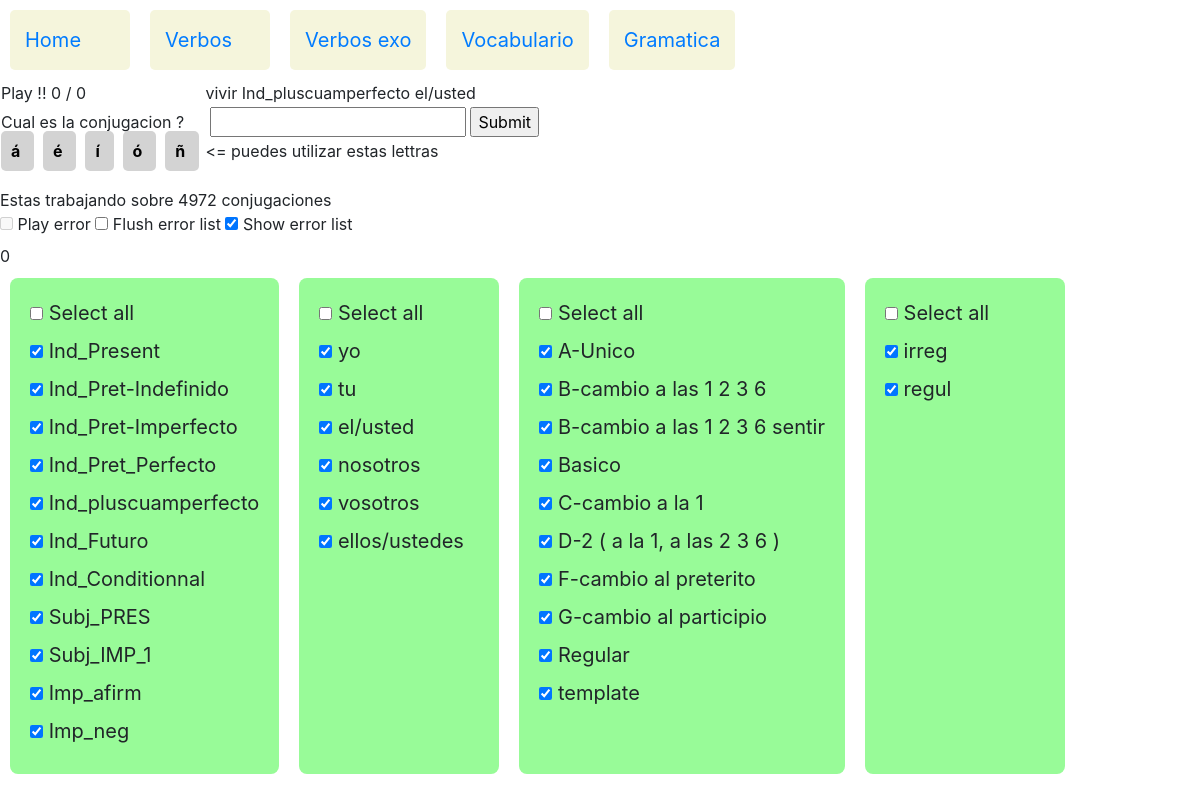
Page /verbos/verbos_exo/1940/1940 on the earlier database version.
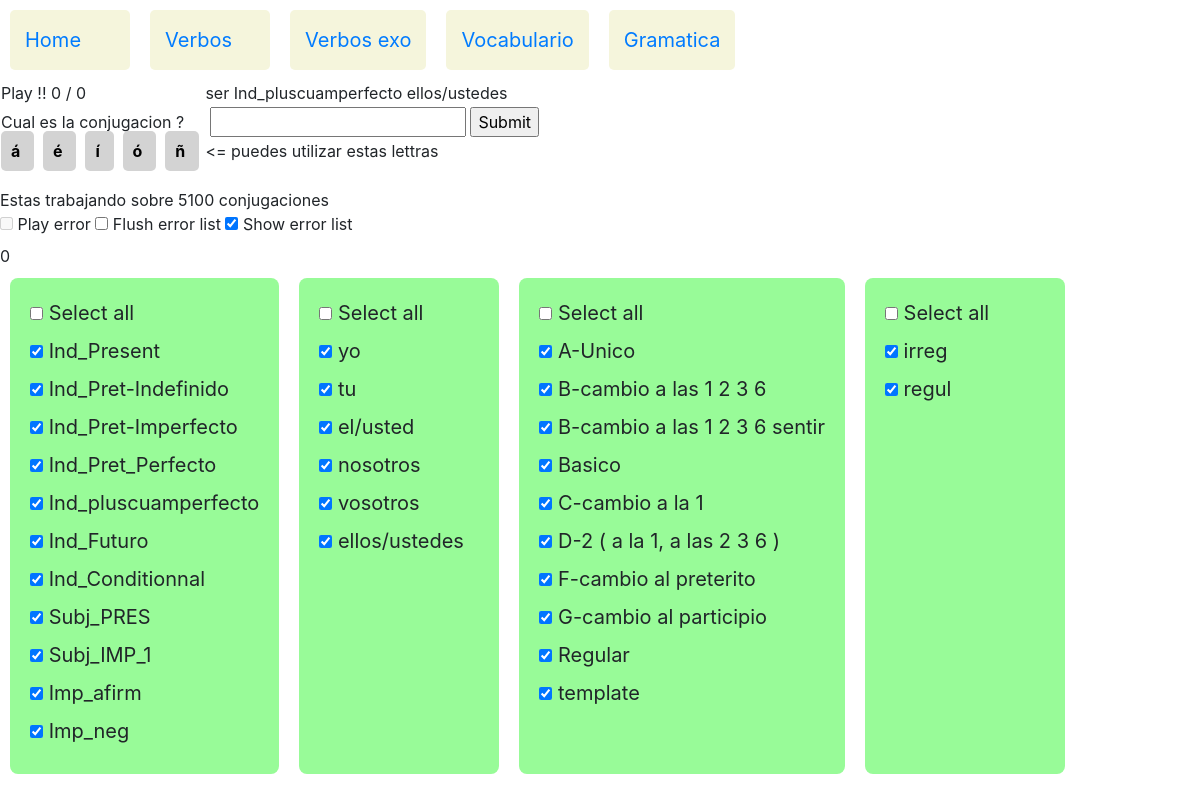
Same page on the later database version.
### verbos/models.py (models this page shows, shortened)
class Conjugacion(models.Model):
    verbo=models.ForeignKey(Verbo,on_delete=models.CASCADE,related_name="conjugacions")
    tiempo=models.ForeignKey(Tiempo,on_delete=models.CASCADE,related_name="tiempo_c")
    pronombre=models.ForeignKey(Pronombre,on_delete=models.CASCADE,related_name="pronombre_c")
    conjugacion=models.CharField(max_length=30)
    level=models.ForeignKey(Level,on_delete=models.CASCADE,related_name="conjugacion")

class Verbo(models.Model):
    verbo = models.CharField(max_length=32)
    tipo=models.ForeignKey(Verbotipo,on_delete=models.SET_NULL,related_name="tipo_v",null=True)
    def __str__(self):
        return self.verbo

class Tiempo(models.Model):
    tiempo=models.CharField(max_length=30)
    tiemposeq=models.IntegerField(null=True)
    def __str__(self):
        return self.tiempo

class Pronombre(models.Model):
    pronombre=models.CharField(max_length=13)
    pronombreseq=models.IntegerField(null=True)
    def __str__(self):
        return self.pronombre

class Verbotipo(models.Model):
    verbotipo = models.CharField(max_length=64,null=True)
    verbotiposeq=models.IntegerField(null=True)
    def __str__(self):
        return self.verbotipo

class Level(models.Model):
    level=models.CharField(max_length=5)
    def __str__(self):
        return self.level

### verbos/views.py (the view, shortened to what this page needs)
# urls.py: path('verbos_exo/<int:mode_id>/<int:conjugacion_id>',views.verbos_exo,name='verbos_exo_run'),
def verbos_exo(request,mode_id,conjugacion_id):
    resuelto = " sabes tus conjugaciones ? "
    trace= "<= puedes utilizar estas lettras"
    tracerep= "  "
    trace_id= "  "
    conjugacion_error_list=[]
    if request.method=="GET":
        Conjugacion_selectadas_count = Conjugacion.objects.count()
        loto_winner=random.randint(0,Conjugacion_selectadas_count-1)
        Conjugacion_selectadas_list=Conjugacion.objects.values_list('pk',flat=True)
        Conjugacion_winner_pk=Conjugacion_selectadas_list[loto_winner]
        print("loto winner = " + str(loto_winner))
        Conjugacion_winner=Conjugacion.objects.get(pk=Conjugacion_winner_pk)
    if request.method=="POST":
        if mode_id==1:
            respuesta= request.POST.getlist('respuesta')
            conjugacion = Conjugacion.objects.get(pk=conjugacion_id)
            trace = str(conjugacion.verbo) + " " + str(conjugacion.tiempo) + " " + str(conjugacion.pronombre) +" = " + str(conjugacion.conjugacion)
            tracerep =  str(respuesta[0])
            trace_id =  str(conjugacion.id)
            if respuesta[0].replace(" ","").lower() == conjugacion.conjugacion.replace(" ",""):
                resuelto="1"
            else:
                resuelto="0"
                conjugacion_error_list.append(conjugacion_id)
        verbotipos_selected= request.POST.getlist('verbotipo')
        pronombres_selected= request.POST.getlist('pronombre')
        tiempos_selected= request.POST.getlist('tiempo')
        levels_selected= request.POST.getlist('level')
        play_mode=request.POST.getlist('play_mode_name')
        print(" play_mode_name = "+ str(play_mode))
        if not (play_mode):
            print("mode run")
            Conjugacion_selectadas=Conjugacion.objects.filter(tiempo__in=tiempos_selected).filter(pronombre__in=pronombres_selected).filter(verbo__in=Verbo.objects.filter(tipo__in=verbotipos_selected)).filter(level__in=levels_selected)
            Conjugacion_selectadas_count =Conjugacion_selectadas.count()
            if Conjugacion_selectadas_count  > 0 :
                loto_winner=random.randint(0,Conjugacion_selectadas_count-1)
                print("loto winner = " + str(loto_winner))
                Conjugacion_selectadas_list=Conjugacion_selectadas.values_list('pk',flat=True)
                Conjugacion_winner_pk=Conjugacion_selectadas_list[loto_winner]
                print("Conjugacion  selectada  pk =" + str(Conjugacion_winner_pk))
                Conjugacion_winner=Conjugacion.objects.get(pk=Conjugacion_winner_pk)
            else:
                pk_winner=conjugacion_id
                Conjugacion_winner_pk=conjugacion_id
                loto_winner=-1
                Conjugacion_winner=Conjugacion.objects.get(pk=conjugacion_id)
                Conjugacion_selectadas_count = 0 # pour transmettre dans le template
        else:
            print("mode error "+ str(play_mode))
            conjugacion_error_list_id=play_mode[0].split(',')
            print("conjugacion error list id = " + str(conjugacion_error_list_id ))
            loto_winner=random.randint(1,len(conjugacion_error_list_id)-1)
            Conjugacion_winner_pk=int(conjugacion_error_list_id[loto_winner])
            print("mode error : loto winner =" + str(loto_winner) + " pk winner =" + str(Conjugacion_winner_pk) )
            Conjugacion_winner=Conjugacion.objects.get(pk=Conjugacion_winner_pk)
            Conjugacion_selectadas_count =len(conjugacion_error_list_id)-1
        tiempos_checked= {}
        pronombres_checked= {}
        verbotipos_checked= {}
        levels_checked= {}
        for tiempo_selected in tiempos_selected :
            tiempos_checked[tiempo_selected]="checked"
        for pronombre_selected in pronombres_selected :
            pronombres_checked[pronombre_selected]="checked"
        for verbotipo_selected in verbotipos_selected :
            verbotipos_checked[verbotipo_selected]="checked"
        for level_selected in levels_selected :
            levels_checked[level_selected]="checked"
    else:
        tiempos_checked={"start":"go"}
        pronombres_checked= {}
        verbotipos_checked= {}
        levels_checked= {}
    verbos = Verbo.objects.all()
    tiempos = Tiempo.objects.all().order_by('tiemposeq')
    pronombres = Pronombre.objects.all().order_by('pronombreseq')
    verbotipos = Verbotipo.objects.all()
    levels = Level.objects.all()
    myset=("tiempos","pronombres","verbotipos")
    jstiempos=jslist(tiempos)
    jspronombres=jslist(pronombres)
    jsverbotipos=jslist(verbotipos)
    jslevels=jslist(levels)
    context= {
            "title" : "Verbos exo",
            "verbos" : verbos,
            "tiempos" : tiempos ,
            "pronombres" : pronombres,
            "levels" : levels,
            "verbotipos" : verbotipos,
            "tiempos_checked": tiempos_checked,
            "verbotipos_checked": verbotipos_checked,
            "pronombres_checked": pronombres_checked,
            "conjugacion_selectada" : Conjugacion_winner,
            "conjugacion_selectada_count" : Conjugacion_selectadas_count,
            "conjugacion_error_list" : conjugacion_error_list,
            "loto_winner" : loto_winner,
            "pk_winner" : Conjugacion_winner_pk,
            "resuelto" : resuelto,
            "trace" : trace,
            "trace_id" : trace_id,
            "mode_id" : mode_id,
            "tracerep" : tracerep,
            "myset" : myset,
            "jstiempos" : jstiempos,
            "jsverbotipos" : jsverbotipos,
            "jslevels": jslevels,
            "jspronombres" : jspronombres
            }
    return render(request,"verbos/verbos_exo.html",context)

### verbos/views.py (called while the page is built)
def jslist(myqueryset):
    jstname=myqueryset.model.__name__
    jstlst=[]
    for item in myqueryset:
        jstlst.append([jstname,item.id])
    return jstlst

### verbos/templates/verbos/verbos_exo.html (shortened to what this page needs)
{% extends 'verbos/layout.html' %}
{% block body1 %}
<table>
	<tr>
		<td>
			<span id="resuelto">{{resuelto}}</span>
			<span id="exito" > 0 </span>
			<span id="slash"> / </span>
			<span id="total" > 0 </span>
		</td>
		<td>
			{{conjugacion_selectada.verbo}}
			{{conjugacion_selectada.tiempo}}
			{{conjugacion_selectada.pronombre }}
		</td>
	</tr>
	<tr>
		<td>
			<span> Cual es la conjugacion ? </span>
		</td>
		<td>
			<form action= "{% url 'verbos_exo_run'  1   conjugacion_selectada.id %}"  method="post">
			<input autofocus id="myrespuesta" type="text" name="respuesta"  autocapitalize=off >
			<input type="submit" value="Submit">
		</td>
	</tr>
	<tr>
		<td>
<span type="text" class="lettre" id="lettre-a" onclick="addletter('á')" value="á" > á </span>
<span type="text" class="lettre" id="lettre-e" onclick="addletter('é')" value="é" > é </span>
<span type="text" class="lettre" id="lettre-i" onclick="addletter('í')" value="í" > í </span>
<span type="text" class="lettre" id="lettre-o" onclick="addletter('ó')" value="ó" > ó </span>
<span type="text" class="lettre" id="lettre-n" onclick="addletter('ñ')" value="ñ" > ñ </span>
		</td>
		<td>
			<span id="trace">{{trace}}</span>
		</td>
	</tr>
</table>
<br>
<span id="compteur_selectados"> Estas trabajando sobre {{ conjugacion_selectada_count }} conjugaciones </span>
<br>
 			 <input type="checkbox" id="play_mode_id" name="play_mode_name"  onclick="play_mode_toggle()">
   			 <label for="play_mode_id">Play error</label>
  			 <input type="checkbox" id="error_list_flush_id" name="error_list_flush_name"  onclick="error_list_flush()">
   			 <label for="error_list_flush_id">Flush error list</label>
  			 <input type="checkbox" id="error_list_show_id" name="error_list_show_name"  onclick="verbos_error_list_show()">
   			 <label for="error_list_show_id">Show error list</label>
<div id="verbos_error_list"    > </div>
<div id="container">
	<div>
	<input type="checkbox" id="checkbox_tiempo"   name="checktodos"  data-type="tiempo" >
	<label for="checkbox_tiempo"> Select all   </label>
	<br>
	{% for tiempo  in tiempos %}
	<input type="checkbox" id="Tiempo-{{tiempo.id}}" name="tiempo" data-storage="true" value="{{tiempo.id}}"  {{ tiempo.checked }} >
	<label for="Tiempo-{{tiempo.id}}"> {{tiempo}}    </label>
	<br>
	{% endfor %}
	</div>
	<div>
		<input type="checkbox" id="checkbox_pronombre"   name="checktodos"   data-type="pronombre" >
	<label for="checkbox_pronombre"> Select all  </label>
	<br>
	{% for pronombre   in pronombres %}
	<input type="checkbox" id="Pronombre-{{pronombre.id}}" name="pronombre" data-storage="true" value="{{pronombre.id }}" {{pronombre.checked}} >
	<label for="Pronombre-{{pronombre.id}}"> {{pronombre}}   </label>
	<br>
	{% endfor %}
	</div>
  	<div>
		<input type="checkbox" id="checkbox_verbotipo"   name="checktodos"   data-type="verbotipo" >
	<label for="checkbox_verbotipo"> Select all  </label>
	<br>
	{% for verbotipo   in verbotipos %}
	<input type="checkbox" id="Verbotipo-{{verbotipo.id}}" name="verbotipo" data-storage="true" value="{{verbotipo.id }}"  {{verbotipo.checked}} >
	<label for="Verbotipo-{{verbotipo.id}}"> {{verbotipo}}   </label>
	<br>
	{% endfor %}
	</div>
  	<div>
		<input type="checkbox" id="checkbox_level"   name="checktodos"   data-type="level" >
	<label for="checkbox_verbotipo"> Select all  </label>
	<br>
	{% for level   in levels %}
	<input type="checkbox" id="Level-{{level.id}}" name="level" data-storage="true" value="{{level.id }}"  {{level.checked}} >
	<label for="Level-{{level.id}}"> {{level}}   </label>
	<br>
	{% endfor %}
	</div>
	</div>
{% endblock %}

Differences in the rows shown:
removed Conjugacion: verbo "vivir", tiempo "Ind_pluscuamperfecto", pronombre "el/usted"
added Conjugacion: verbo "ser", tiempo "Ind_pluscuamperfecto", pronombre "ellos/ustedes"
Other differences:
{{ conjugacion_selectada_count }}: "4972" → "5100"
